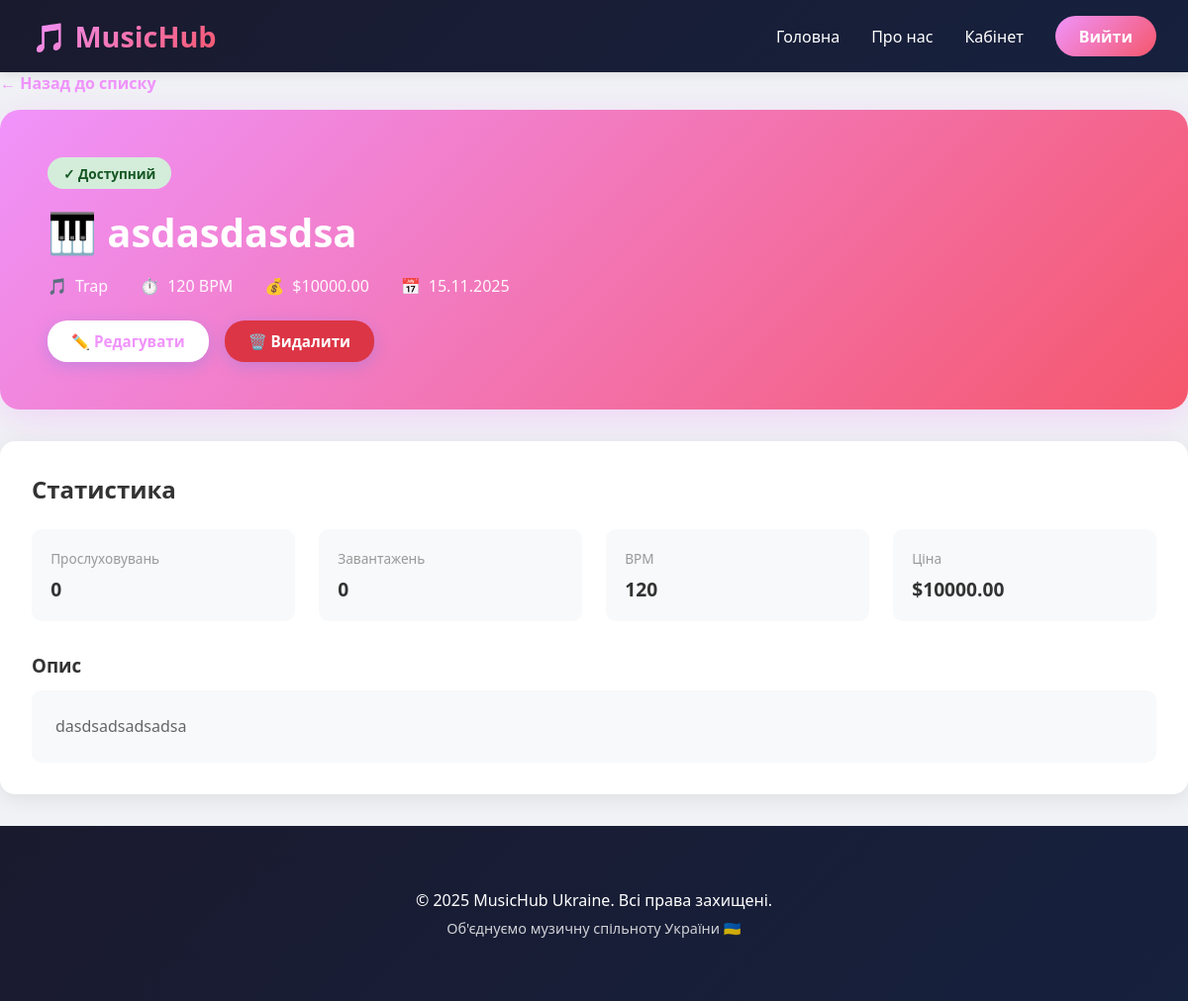
The page /beats/1/ (signed in) on the database its author committed.
### music/models.py (models this page shows, shortened)
class Beat(models.Model):
    GENRE_CHOICES = (
        ('trap', 'Trap'),
        ('lofi', 'Lo-Fi'),
        ('hiphop', 'Hip-Hop'),
        ('rock', 'Rock'),
        ('electronic', 'Electronic'),
        ('jazz', 'Jazz'),
        ('rnb', 'R&B'),
        ('pop', 'Pop'),
    )
    producer = models.ForeignKey(User, on_delete=models.CASCADE, related_name='beats', limit_choices_to={'role': 'producer'})
    title = models.CharField(max_length=200)
    genre = models.CharField(max_length=20, choices=GENRE_CHOICES)
    bpm = models.PositiveIntegerField(help_text="Beats per minute")
    price = models.DecimalField(max_digits=10, decimal_places=2, null=True, blank=True, help_text="Ціна в доларах")
    description = models.TextField(blank=True)
    audio_file = models.FileField(upload_to='beats/', null=True, blank=True)
    plays_count = models.PositiveIntegerField(default=0)
    downloads_count = models.PositiveIntegerField(default=0)
    is_available = models.BooleanField(default=True, help_text="Чи доступний біт для покупки")
    is_exclusive = models.BooleanField(default=False, help_text="Ексклюзивний біт")
    created_at = models.DateTimeField(auto_now_add=True)
    updated_at = models.DateTimeField(auto_now=True)
    class Meta:
        ordering = ['-created_at']

### music/views.py (the view)
# urls.py: path('beats/<int:pk>/', views.beat_detail, name='beat_detail'),
@login_required
def beat_detail(request, pk):
    beat = get_object_or_404(Beat, pk=pk, producer=request.user)
    context = {'beat': beat}
    return render(request, 'music/beat_detail.html', context)

### music/templates/music/beat_detail.html (shortened to what this page needs)
{% extends "music/base.html" %}
{% block content %}
<div class="detail-container">
    <a href="{% url 'music:beat_list' %}" class="back-link">← Назад до списку</a>
    <div class="beat-header">
        {% if beat.is_exclusive %}
        <div class="badge badge-exclusive">⭐ Ексклюзивний</div>
        {% elif beat.is_available %}
        <div class="badge badge-available">✓ Доступний</div>
        {% endif %}
        <h1>🎹 {{ beat.title }}</h1>
        <div class="beat-meta">
            <div class="meta-item">
                <span>🎵</span>
                <span>{{ beat.get_genre_display }}</span>
            </div>
            <div class="meta-item">
                <span>⏱️</span>
                <span>{{ beat.bpm }} BPM</span>
            </div>
            {% if beat.price %}
            <div class="meta-item">
                <span>💰</span>
                <span>${{ beat.price }}</span>
            </div>
            {% endif %}
            <div class="meta-item">
                <span>📅</span>
                <span>{{ beat.created_at|date:"d.m.Y" }}</span>
            </div>
        </div>
        <div class="header-actions">
            <a href="{% url 'music:beat_update' beat.pk %}" class="btn btn-white">✏️ Редагувати</a>
            <a href="{% url 'music:beat_delete' beat.pk %}" class="btn btn-danger">🗑️ Видалити</a>
        </div>
    </div>
    <div class="info-section">
        <h2 class="section-title">Статистика</h2>
        <div class="info-grid">
            <div class="info-item">
                <div class="info-label">Прослуховувань</div>
                <div class="info-value">{{ beat.plays_count }}</div>
            </div>
            <div class="info-item">
                <div class="info-label">Завантажень</div>
                <div class="info-value">{{ beat.downloads_count }}</div>
            </div>
            <div class="info-item">
                <div class="info-label">BPM</div>
                <div class="info-value">{{ beat.bpm }}</div>
            </div>
            {% if beat.price %}
            <div class="info-item">
                <div class="info-label">Ціна</div>
                <div class="info-value">${{ beat.price }}</div>
            </div>
            {% endif %}
        </div>
        {% if beat.description %}
        <h3 style="color: #333; margin-bottom: 0.8rem;">Опис</h3>
        <div class="description-box">{{ beat.description }}</div>
        {% endif %}
    </div>
</div>
{% endblock %}

### rows shown on the page
Beat: title "asdasdasdsa", genre "Trap", bpm "120", price "10000.00", created_at "15.11.2025", plays_count "0", downloads_count "0", description "dasdsadsadsadsa"

### other values the page prints
{{ year|default:2025 }} "2025"
